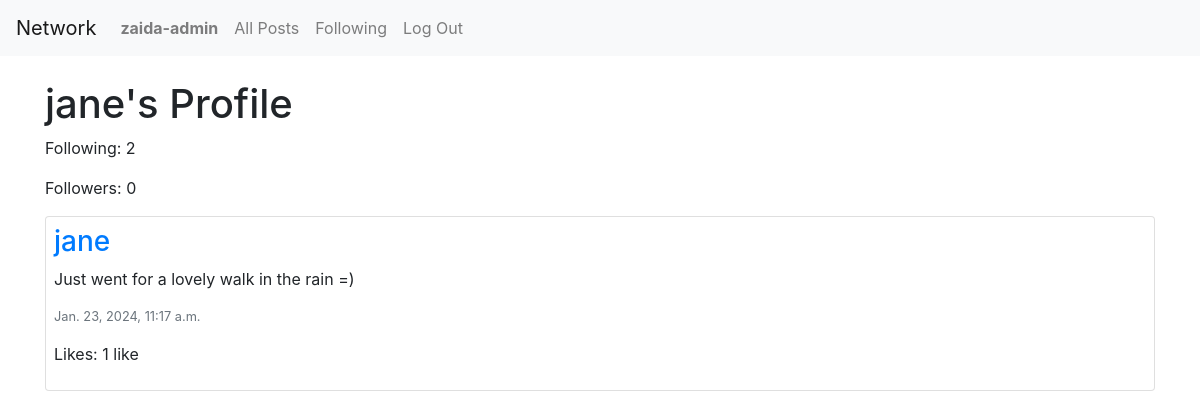
The app's page /profile/4 (signed in) with its own data.
### network/models.py (models this page shows, shortened)
class User(AbstractUser):
    followers= models.ManyToManyField("self", symmetrical=False, related_name='following', blank=True)

class Post(models.Model):
    user= models.ForeignKey("User", on_delete=models.CASCADE, related_name='posts')
    content = models.CharField(max_length=300)
    timestamp = models.DateTimeField(auto_now_add=True)
    like = models.IntegerField(default=0)

### network/views.py (the view)
# urls.py: path("profile/<int:user_id>", views.profile, name="profile"),
def profile(request, user_id):
    user = get_object_or_404(User, id=user_id)
    posts = Post.objects.filter(user = user).order_by('id').reverse()
    paginator = Paginator(posts, 10)
    page_number = request.GET.get('page')
    page_obj = paginator.get_page(page_number)
    return render(request, "network/profile.html", {
        'posts': posts,
        'page_obj': page_obj,
        'username': user.username,
        'profile_owner': user,
    })

### network/templates/network/profile.html (shortened to what this page needs)
{% extends "network/layout.html" %} {% load static %} {% block body %}
<div id="title">
  <h1 class="mt-4 mb-2">{{ username }}'s Profile</h1>
</div>
<div>
  <p id="followingCount">Following: {{ user.following.count }}</p>
  <p id="followersCount">Followers: {{ user.followers.count }}</p>
</div>
<div id="posts-view">
  <div id="all-posts">
    {% for post in page_obj %}
    <div class="card p-2">
      <h3>
        <a href="{% url 'profile' user_id=post.user.id%}">{{post.user}}</a>
      </h3>
      <p>{{ post.content }}</p>
      <p class="text-secondary lh-1 small">{{ post.timestamp }}</p>
      <p>
        <span class="like_count">Likes: {{ post.like }} </span>
        {% if post.like == 1 %} like {% else %} likes {% endif %}
      </p>
    </div>
    {% empty %}
    <h3>No posts available</h3>
    {% endfor %}
  </div>
</div>
{% endblock %}

### network/templates/network/layout.html (shortened to what this page needs)
{% load static %}
<!DOCTYPE html>
<html lang="en">
  <head>
    <link
      rel="stylesheet"
      href="https://stackpath.bootstrapcdn.com/bootstrap/4.4.1/css/bootstrap.min.css"
    />
    <link href="{% static 'network/styles.css' %}" rel="stylesheet" />
    <link
      rel="stylesheet"
      href="https://cdnjs.cloudflare.com/ajax/libs/font-awesome/4.7.0/css/font-awesome.min.css"
    />
  </head>
  <body>
    <nav class="navbar navbar-expand-lg navbar-light bg-light">
      <a class="navbar-brand" href="{% url 'index' %}">Network</a>
      <div>
        <ul class="navbar-nav mr-auto">
          {% if user.is_authenticated %}
          <li class="nav-item">
            <a class="nav-link" href="{% url 'profile' user_id=user.id %}"
              ><strong>{{ user.username }}</strong></a
            >
          </li>
          {% endif %}
          <li class="nav-item">
            <a class="nav-link" href="{% url 'index' %}">All Posts</a>
          </li>
          {% if user.is_authenticated %}
          <li class="nav-item">
            <a class="nav-link" href="{% url 'following' %}">Following</a>
          </li>
          <li class="nav-item">
            <a class="nav-link" href="{% url 'logout' %}">Log Out</a>
          </li>
          {% endif %}
        </ul>
      </div>
    </nav>
    <div class="container">
      <div class="body">{% block body %} {% endblock %}</div>
    </div>
  </body>
</html>

### records on screen
User: username "zaida-admin", following.count "2", followers.count "0"
User: username "jane"
Post: user "jane", content "Just went for a lovely walk in the rain =)", timestamp "Jan. 23, 2024, 11:17 a.m.", like "1"
